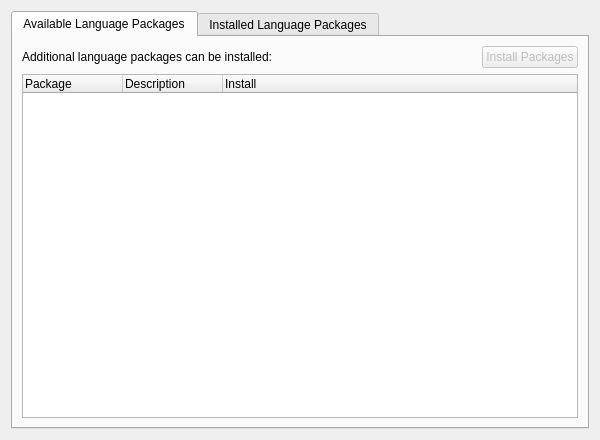
<?xml version="1.0" encoding="UTF-8"?>
<ui version="4.0">
 <class>PageLanguagePackages</class>
 <widget class="QWidget" name="PageLanguagePackages">
  <property name="geometry">
   <rect>
    <x>0</x>
    <y>0</y>
    <width>600</width>
    <height>440</height>
   </rect>
  </property>
  <property name="windowTitle">
   <string notr="true"/>
  </property>
  <layout class="QVBoxLayout" name="verticalLayout">
   <item>
    <widget class="QTabWidget" name="tabWidget">
     <property name="currentIndex">
      <number>0</number>
     </property>
     <widget class="QWidget" name="tabAvailable">
      <attribute name="title">
       <string>Available Language Packages</string>
      </attribute>
      <layout class="QVBoxLayout" name="verticalLayout_2">
       <item>
        <layout class="QHBoxLayout" name="horizontalLayout">
         <item>
          <widget class="QLabel" name="labelAvailableInfo">
           <property name="text">
            <string>Additional language packages can be installed:</string>
           </property>
          </widget>
         </item>
         <item>
          <spacer name="horizontalSpacer">
           <property name="orientation">
            <enum>Qt::Horizontal</enum>
           </property>
           <property name="sizeHint" stdset="0">
            <size>
             <width>40</width>
             <height>20</height>
            </size>
           </property>
          </spacer>
         </item>
         <item>
          <widget class="QPushButton" name="installPackagesButton">
           <property name="enabled">
            <bool>false</bool>
           </property>
           <property name="text">
            <string>Install Packages</string>
           </property>
          </widget>
         </item>
        </layout>
       </item>
       <item>
        <widget class="QTreeWidget" name="treeWidgetAvailable">
         <property name="iconSize">
          <size>
           <width>24</width>
           <height>24</height>
          </size>
         </property>
         <property name="rootIsDecorated">
          <bool>false</bool>
         </property>
         <property name="uniformRowHeights">
          <bool>true</bool>
         </property>
         <property name="itemsExpandable">
          <bool>false</bool>
         </property>
         <column>
          <property name="text">
           <string>Package</string>
          </property>
         </column>
         <column>
          <property name="text">
           <string>Description</string>
          </property>
         </column>
         <column>
          <property name="text">
           <string>Install</string>
          </property>
         </column>
        </widget>
       </item>
      </layout>
     </widget>
     <widget class="QWidget" name="tabInstalled">
      <attribute name="title">
       <string>Installed Language Packages</string>
      </attribute>
      <layout class="QVBoxLayout" name="verticalLayout_3">
       <item>
        <widget class="QLabel" name="labelInstalledInfo">
         <property name="text">
          <string>Installed language packages:</string>
         </property>
        </widget>
       </item>
       <item>
        <widget class="QTreeWidget" name="treeWidgetInstalled">
         <property name="iconSize">
          <size>
           <width>24</width>
           <height>24</height>
          </size>
         </property>
         <property name="rootIsDecorated">
          <bool>false</bool>
         </property>
         <property name="uniformRowHeights">
          <bool>true</bool>
         </property>
         <property name="itemsExpandable">
          <bool>false</bool>
         </property>
         <column>
          <property name="text">
           <string>Package</string>
          </property>
         </column>
         <column>
          <property name="text">
           <string>Parent Package</string>
          </property>
         </column>
        </widget>
       </item>
      </layout>
     </widget>
    </widget>
   </item>
  </layout>
 </widget>
 <resources/>
 <connections/>
</ui>
